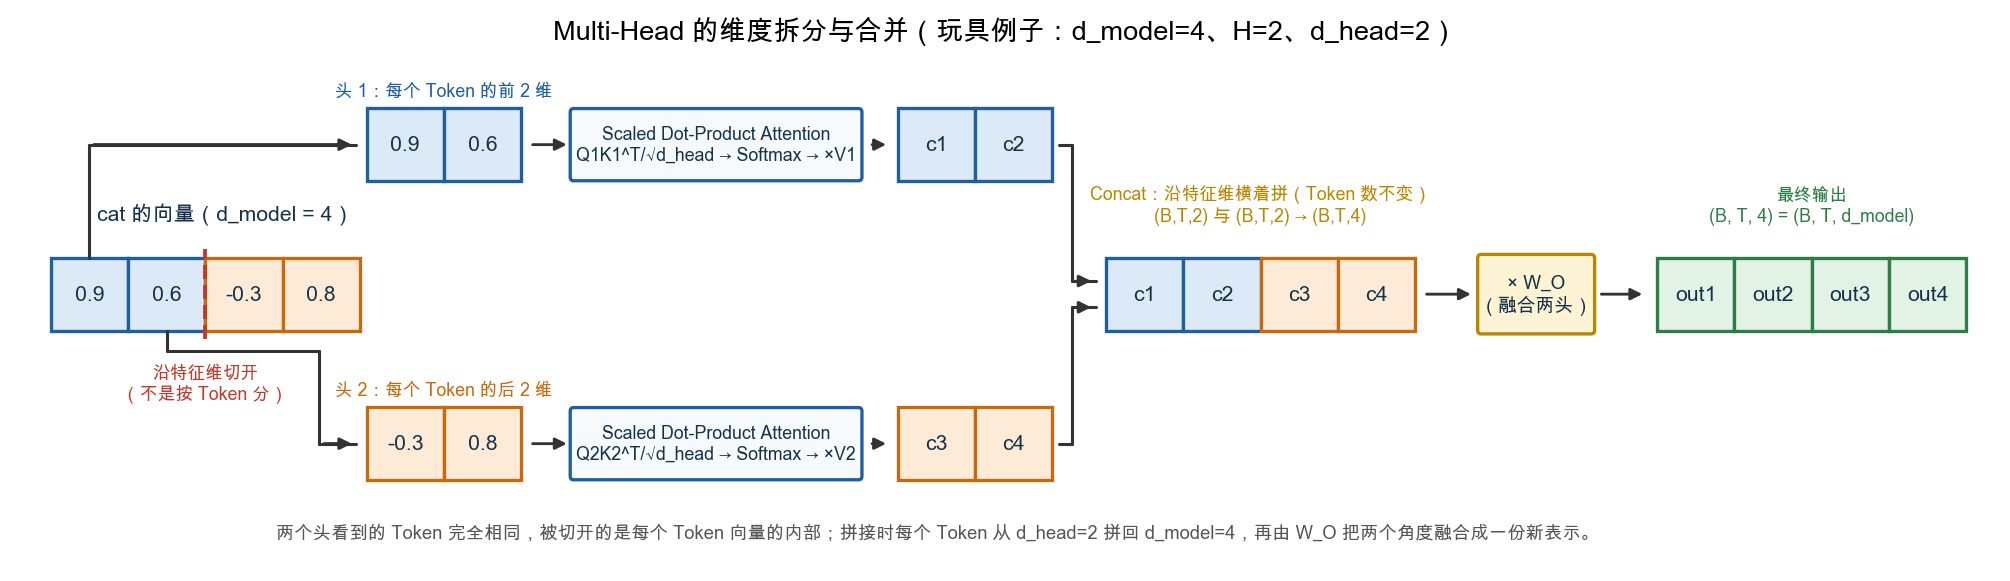

Here is the Python script that generated this plot:
#!/usr/bin/env python3
"""生成第 10 章 Multi-Head 维度拆分与合并示意图（d_model=4、H=2 玩具例子）。
单 Token 视角：4 维向量沿特征维切成两半 → 头 1 / 头 2 各自独立算 Attention →
沿特征维横向拼回 4 维 → 过输出投影 W_O 融合。横版扁平布局，直角折线连线。
"""
from pathlib import Path

import matplotlib
matplotlib.use("Agg")
import matplotlib.font_manager as fm
import matplotlib.pyplot as plt
from matplotlib.patches import FancyArrowPatch, FancyBboxPatch, Rectangle

FONT_CANDIDATES = [
    "PingFang SC", "Microsoft YaHei", "Noto Sans CJK SC",
    "WenQuanYi Micro Hei", "Source Han Sans SC", "Arial Unicode MS",
]
available = {font.name for font in fm.fontManager.ttflist}
font = next((name for name in FONT_CANDIDATES if name in available), "DejaVu Sans")
plt.rcParams.update({"font.family": font, "axes.unicode_minus": False})

BLUE_F, BLUE_E = "#DCEAF8", "#1F5FA0"
ORANGE_F, ORANGE_E = "#FDEBD8", "#C56A0F"
GREEN_F, GREEN_E = "#E2F3E6", "#2E7D46"
INK = "#16324a"


def cell(ax, x, y, w, h, text, fc, ec, fs=9):
    """以 (x, y) 为左下角画一格并居中写数字。"""
    ax.add_patch(Rectangle((x, y), w, h, facecolor=fc, edgecolor=ec, lw=1.4, clip_on=False))
    ax.text(x + w / 2, y + h / 2, text, ha="center", va="center", fontsize=fs,
            color=INK, clip_on=False, weight="bold")


def box(ax, cx, cy, w, h, text, fc="#F6FAFD", ec="#1F5FA0", fs=8.5):
    ax.add_patch(FancyBboxPatch((cx - w / 2, cy - h / 2), w, h,
                                boxstyle="round,pad=0.02,rounding_size=0.05", lw=1.4,
                                edgecolor=ec, facecolor=fc, clip_on=False))
    ax.text(cx, cy, text, ha="center", va="center", fontsize=fs, color=INK,
            weight="bold", clip_on=False)


def elbow(ax, pts, color="#333333", lw=1.3, arrow_end=False):
    """直角折线，可选取末端箭头。"""
    for (x1, y1), (x2, y2) in zip(pts, pts[1:]):
        ax.plot([x1, x2], [y1, y2], color=color, lw=lw, clip_on=False,
                solid_capstyle="round", zorder=1)
    if arrow_end:
        ax.add_patch(FancyArrowPatch(pts[-2], pts[-1], arrowstyle="-|>",
                                     mutation_scale=10, lw=lw, color=color, clip_on=False))


fig, ax = plt.subplots(figsize=(15, 3.9), dpi=170)

CW, CH = 1.15, 1.0  # 格子尺寸
Y1, Y2 = 2.05, -2.05  # 头 1 / 头 2 路线高度

# ===== 左：cat 的 4 维向量（前 2 维蓝 = 头 1 份额，后 2 维橙 = 头 2 份额）=====
x0 = 0.3
for i, v in enumerate(["0.9", "0.6", "-0.3", "0.8"]):
    fc, ec = (BLUE_F, BLUE_E) if i < 2 else (ORANGE_F, ORANGE_E)
    cell(ax, x0 + i * CW, -CH / 2, CW, CH, v, fc, ec)
ax.text(x0 + 2 * CW + 0.3, 0.95, "cat 的向量（d_model = 4）", ha="center", va="bottom",
        fontsize=9, weight="bold", color=INK, clip_on=False)
# 切分虚线
ax.plot([x0 + 2 * CW] * 2, [-CH / 2 - 0.12, CH / 2 + 0.12], color="#C0392B",
        lw=1.6, ls="--", clip_on=False)
ax.text(x0 + 2 * CW, -0.95, "沿特征维切开\n（不是按 Token 分）", ha="center", va="top",
        fontsize=7.5, color="#C0392B", clip_on=False)

# ===== 两条支路：头 1（上，蓝）/ 头 2（下，橙）=====
for y, idx, head, nums, out, fc, ec in [
    (Y1, "1", "头 1：每个 Token 的前 2 维", ["0.9", "0.6"], ["c1", "c2"], BLUE_F, BLUE_E),
    (Y2, "2", "头 2：每个 Token 的后 2 维", ["-0.3", "0.8"], ["c3", "c4"], ORANGE_F, ORANGE_E),
]:
    xin = 5.0
    for i, v in enumerate(nums):
        cell(ax, xin + i * CW, y - CH / 2, CW, CH, v, fc, ec)
    ax.text(xin + len(nums) * CW / 2, y + CH / 2 + 0.12, head, ha="center", va="bottom",
            fontsize=7.5, color=ec, weight="bold", clip_on=False)
    box(ax, 10.2, y, 4.3, 0.95,
        f"Scaled Dot-Product Attention\nQ{idx}K{idx}^T/√d_head → Softmax → ×V{idx}",
        fs=7.5)
    xout = 12.9
    for i, v in enumerate(out):
        cell(ax, xout + i * CW, y - CH / 2, CW, CH, v, fc, ec)
    # 支路内部箭头
    arrow_kwargs = dict(color="#333333", lw=1.2)
    ax.add_patch(FancyArrowPatch((xin + len(nums) * CW + 0.1, y), (8.05, y),
                                 arrowstyle="-|>", mutation_scale=10, **arrow_kwargs))
    ax.add_patch(FancyArrowPatch((12.45, y), (xout - 0.1, y),
                                 arrowstyle="-|>", mutation_scale=10, **arrow_kwargs))

# ===== 左条 → 两条支路的直角折线 =====
# 头 1（第 1 格中心）直线向上；头 2 绕开条下方的红字标签再下来
elbow(ax, [(x0 + CW / 2, CH / 2), (x0 + CW / 2, Y1), (xin - 0.15, Y1)], arrow_end=True)
elbow(ax, [(x0 + 3 * CW / 2, -CH / 2), (x0 + 3 * CW / 2, -0.78), (4.3, -0.78), (4.3, Y2),
           (xin - 0.15, Y2)], arrow_end=True)

# ===== 右：Concat 拼回 4 维 → W_O → 最终输出 =====
xc = 16.0
for i, (v, (fc, ec)) in enumerate(zip(
        ["c1", "c2", "c3", "c4"],
        [(BLUE_F, BLUE_E)] * 2 + [(ORANGE_F, ORANGE_E)] * 2)):
    cell(ax, xc + i * CW, -CH / 2, CW, CH, v, fc, ec)
ax.text(xc + 2 * CW, 0.95, "Concat：沿特征维横着拼（Token 数不变）\n(B,T,2) 与 (B,T,2) → (B,T,4)",
        ha="center", va="bottom", fontsize=7.5, weight="bold", color="#B98600", clip_on=False)

box(ax, 22.4, 0, 1.7, 1.05, "× W_O\n（融合两头）", fc="#FFF3D6", ec="#B98600", fs=8)

xf = 24.2
for i, v in enumerate(["out1", "out2", "out3", "out4"]):
    cell(ax, xf + i * CW, -CH / 2, CW, CH, v, GREEN_F, GREEN_E)
ax.text(xf + 2 * CW, 0.95, "最终输出\n(B, T, 4) = (B, T, d_model)", ha="center", va="bottom",
        fontsize=7.5, weight="bold", color=GREEN_E, clip_on=False)

# 支路输出 → Concat（头 1 接左半、头 2 接右半）
elbow(ax, [(12.9 + 2 * CW + 0.1, Y1), (15.5, Y1), (15.5, 0.18), (xc - 0.15, 0.18)], arrow_end=True)
elbow(ax, [(12.9 + 2 * CW + 0.1, Y2), (15.5, Y2), (15.5, -0.18), (xc - 0.15, -0.18)], arrow_end=True)
# Concat → W_O → 输出
ax.add_patch(FancyArrowPatch((xc + 4 * CW + 0.1, 0), (21.5, 0),
                             arrowstyle="-|>", mutation_scale=10, lw=1.2, color="#333333"))
ax.add_patch(FancyArrowPatch((23.3, 0), (xf - 0.15, 0),
                             arrowstyle="-|>", mutation_scale=10, lw=1.2, color="#333333"))

# ===== 底注 =====
ax.text(13.5, -3.15,
        "两个头看到的 Token 完全相同，被切开的是每个 Token 向量的内部；拼接时每个 Token 从 d_head=2 拼回 d_model=4，"
        "再由 W_O 把两个角度融合成一份新表示。",
        ha="center", va="top", fontsize=7.8, color="#555555", clip_on=False)

ax.set_xlim(-0.2, 29.2)
ax.set_ylim(-3.7, 3.3)  # 必须覆盖头 1 标签顶(~2.9)，否则总标题会与超界内容重叠
ax.axis("off")
ax.set_title("Multi-Head 的维度拆分与合并（玩具例子：d_model=4、H=2、d_head=2）",
             fontsize=11.5, weight="bold", pad=6)

output = Path(__file__).resolve().parent / "multi_head_dim_split_merge_diagram.png"
fig.savefig(output, bbox_inches="tight")
print(f"saved to {output}")
